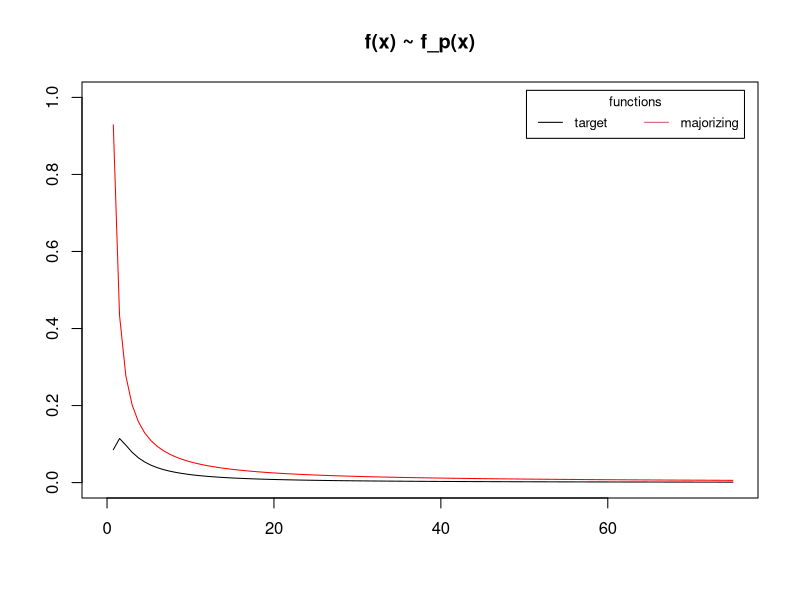
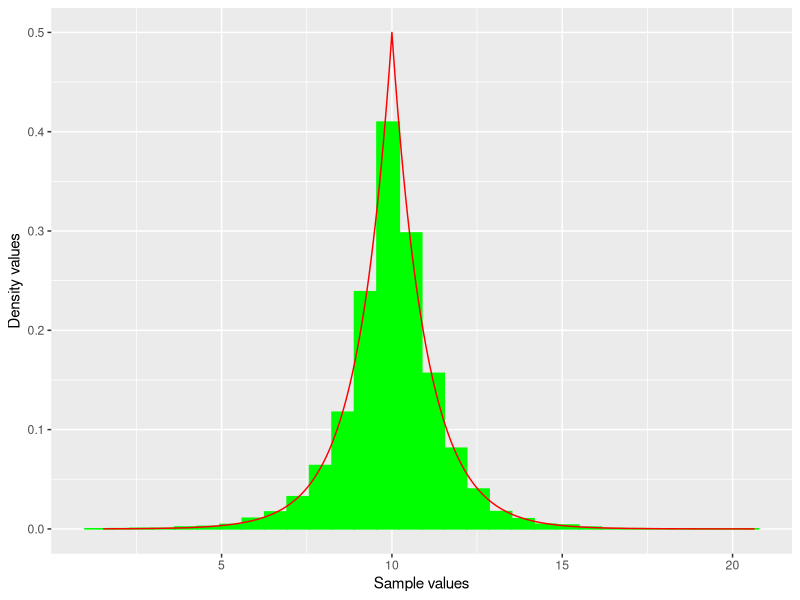
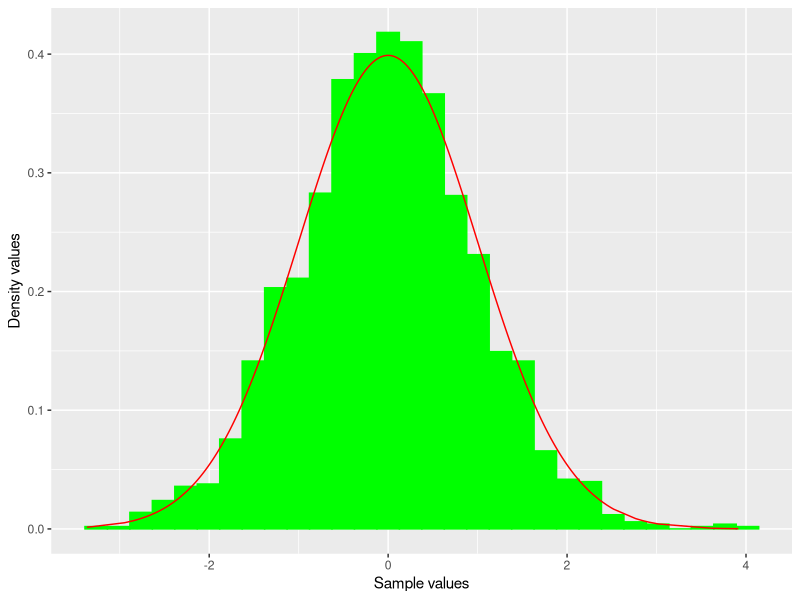
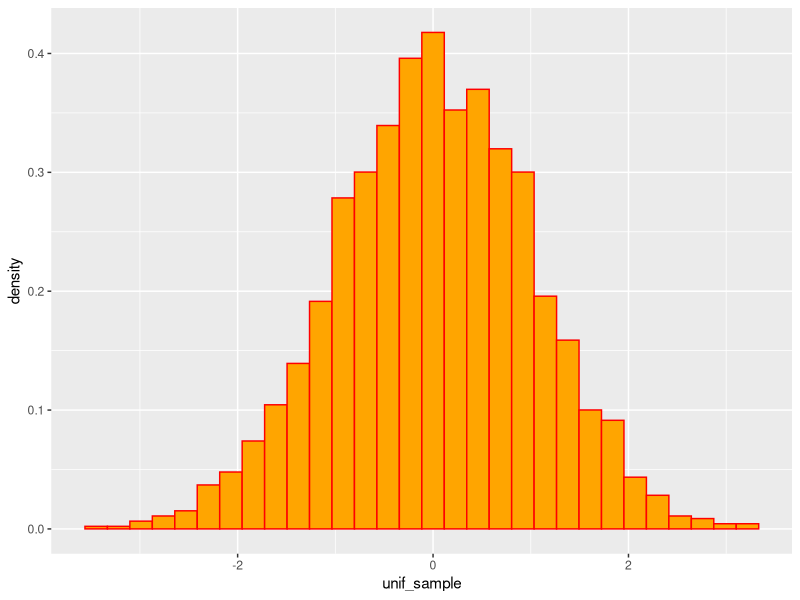

Reproduce these figures in R, in order.
## ---- chunk 1
knitr::opts_chunk$set(echo = TRUE)
library(ggplot2)
## ---- chunk 2
c = 2
t_min = 1.5
alpha = 1.1

plot(1, xlim = c(0,75), ylim = c(0, 1), type = "n", xlab = "", ylab = "", main = "f(x) ~ f_p(x)")
curve(eval(c) * (sqrt(2 * pi)^(-1)) * exp(-eval(c)^(2) / (2 * x)) * x^(-3/2), from=0, to=75, add=TRUE, col="black")
curve((eval(alpha) - 1 / eval(t_min)) * (x / eval(t_min))^(-eval(alpha)), from=0, to=75, add=TRUE, col="red")

legend("topright", inset=.02, title="functions",
       c("target","majorizing"), horiz=TRUE, cex=0.8, col = 1:2, lty = 1)
## ---- chunk 3
# Given density function
laplace_density <- function(x, mu, alpha) {
  result = (alpha/2)*exp(-alpha*abs(x-mu))
  return(result)
}

# Calculated inverse CDF for Laplace function
laplace_inv_cdf = function(p, mu, alpha){
  result = mu-alpha*sign(p-0.5)*log(1-2*abs(p-0.5))
  return(result)
}

# Random number generation with n=10000, mu=10, alpha=1
n = 10000
unif_sample = runif(n)
sample = laplace_inv_cdf(unif_sample, 10, 1)
sample_density = laplace_density(sample, 10, 1)
## ---- chunk 4
# Plotting the histogram
hist_plot <- ggplot() +
geom_histogram(aes(x = sample, y = ..density..), col = "green", fill="green") +
geom_line(aes(x = sample, y = sample_density), col = "red") +
xlab("Sample values") + ylab("Density values")

hist_plot
## ---- chunk 5
set.seed(12345)
c_major <- sqrt( (2*exp(1)) / pi )


accept_reject <- function(n){
  results <- rep(0,times = n)
  counter <- 0
  
  for(i in 1:n){
    reject <- TRUE
    while(reject == TRUE){
      counter <- counter + 1
      random_major <- laplace_inv_cdf(runif(1), 0, 1)
      random_uniform <- runif(1)
      if(random_uniform <= dnorm(random_major)/(c_major*laplace_density(random_major, 0, 1))){
        results[i] <- random_major
        reject <- FALSE
      }
    }
  }
  return(list(rn = results, draws = counter))
}

## ---- chunk 6
n = 2000
unif_sample = rnorm(n)
sample = accept_reject(n)


# Plotting the histogram
p1 <- ggplot() +
geom_histogram(aes(x = sample$rn, y = ..density..), col = "green", fill="green") +
geom_line(aes(x = sample$rn, y = dnorm(sample$rn)), col = "red") +
xlab("Sample values") + ylab("Density values")

p1

# historgram using rnorm
p2 <- ggplot() +
  geom_histogram(aes(x= unif_sample, y= ..density..), col = "red", fill = "orange")

p2



## ---- chunk 7
reject_rate <- 2000/sample$draws
expected_rejection <- 1/c_major
difference <- abs(reject_rate-expected_rejection)
relative <- reject_rate/expected_rejection

cat("The rejection rate is: ", round(reject_rate, 4)," . The expected rejection rate is: ", round(expected_rejection, 4), " \ The difference in rejection rate is: ",difference)

